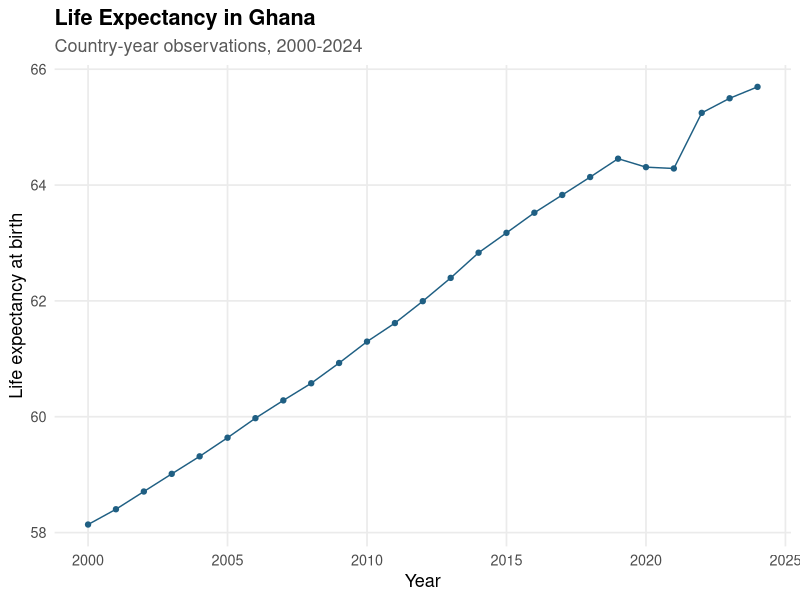
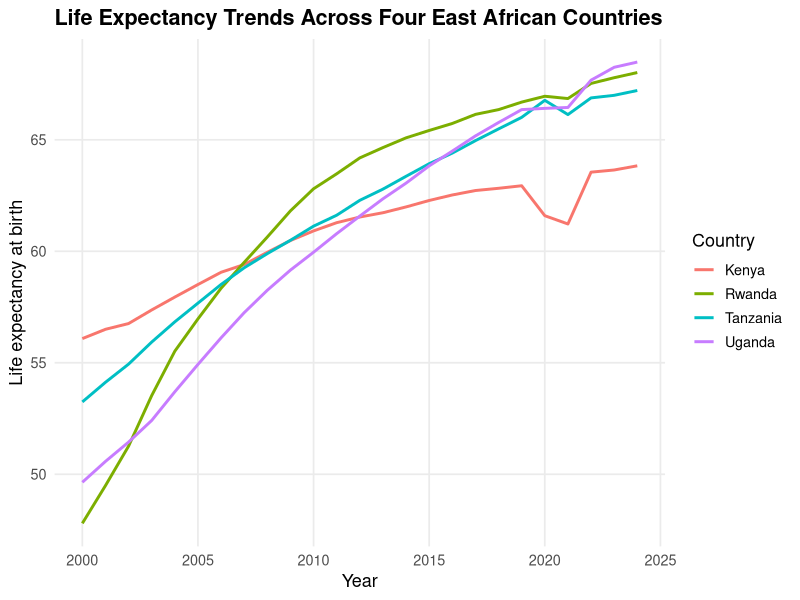
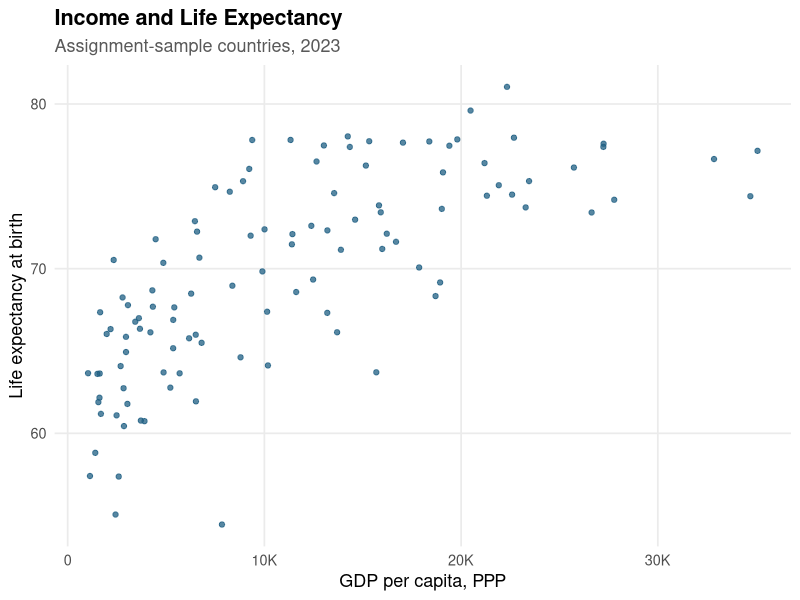
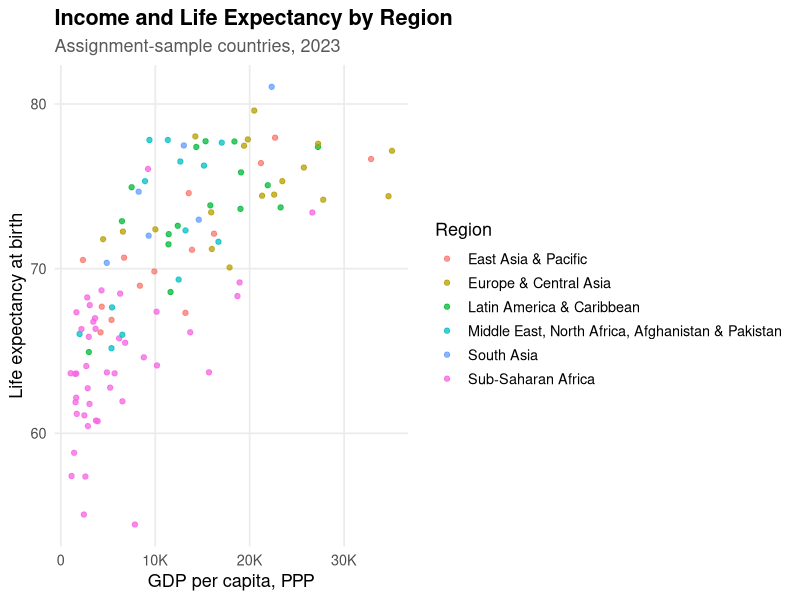
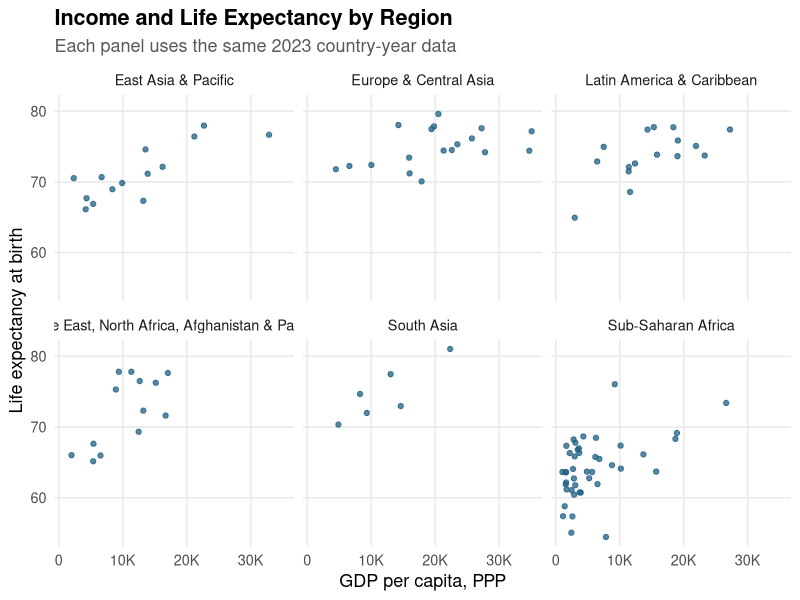
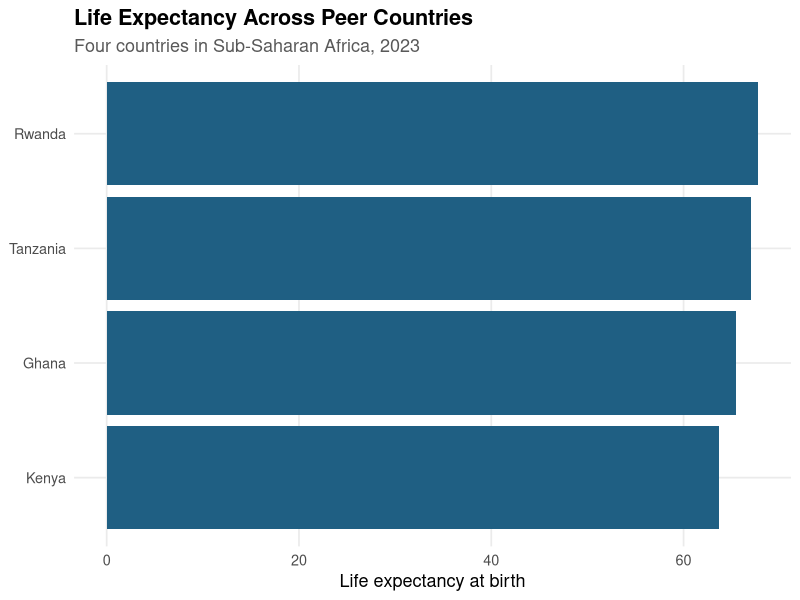

Source code (R) for these figures, in order:
## ---- chunk 1
knitr::opts_chunk$set(echo = TRUE)
## ---- chunk 2
options(repos = c(CRAN = "https://cloud.r-project.org"))

if (!requireNamespace("tidyverse", quietly = TRUE)) {
  install.packages("tidyverse")
}

library(tidyverse)

dev <- read_csv("../data/development_indicators_2026.csv")
dictionary <- read_csv("../data/development_indicators_dictionary_2026.csv")

hks_blue <- "#1F5F83"
hks_crimson <- "#A51C30"
hks_gray <- "#6B7280"

theme_set(
  theme_minimal(base_size = 13) +
    theme(
      plot.title = element_text(face = "bold"),
      plot.subtitle = element_text(color = "gray35"),
      panel.grid.minor = element_blank()
    )
)
## ---- chunk 3
ghana <- dev |>
  filter(country == "Ghana")

ghana |>
  ggplot(aes(x = year, y = life_expectancy)) +
  geom_line(color = hks_blue) +
  geom_point(color = hks_blue) +
  labs(
    x = "Year",
    y = "Life expectancy at birth",
    title = "Life Expectancy in Ghana",
    subtitle = "Country-year observations, 2000-2024"
  )
## ---- chunk 4
# Write your code here.
## ---- chunk 5
# Write your code here.
## ---- chunk 6
east_africa_peers <- dev |>
  filter(country %in% c("Kenya", "Rwanda", "Tanzania", "Uganda"))
## ---- chunk 7
east_africa_peers |>
  ggplot(aes(x = year, y = life_expectancy, color = country)) +
  geom_line(linewidth = 1) +
  labs(
    x = "Year",
    y = "Life expectancy at birth",
    color = "Country",
    title = "Life Expectancy Trends Across Four East African Countries"
  )
## ---- chunk 8
# Write your code here.
## ---- chunk 9
# Write your code here.
## ---- chunk 10
dev |>
  filter(assignment_sample == TRUE & year == 2023) |>
  ggplot(aes(x = gdp_per_capita_ppp, y = life_expectancy)) +
  geom_point(color = hks_blue, alpha = 0.75) +
  scale_x_continuous(labels = scales::label_number(scale_cut = scales::cut_short_scale())) +
  labs(
    x = "GDP per capita, PPP",
    y = "Life expectancy at birth",
    title = "Income and Life Expectancy",
    subtitle = "Assignment-sample countries, 2023"
  )
## ---- chunk 11
dev |>
  filter(assignment_sample == TRUE & year == 2023) |>
  ggplot(aes(x = gdp_per_capita_ppp, y = life_expectancy, color = region)) +
  geom_point(alpha = 0.75) +
  scale_x_continuous(labels = scales::label_number(scale_cut = scales::cut_short_scale())) +
  labs(
    x = "GDP per capita, PPP",
    y = "Life expectancy at birth",
    color = "Region",
    title = "Income and Life Expectancy by Region",
    subtitle = "Assignment-sample countries, 2023"
  )
## ---- chunk 12
dev |>
  filter(assignment_sample == TRUE & year == 2023) |>
  ggplot(aes(x = gdp_per_capita_ppp, y = life_expectancy)) +
  geom_point(color = hks_blue, alpha = 0.75) +
  scale_x_continuous(labels = scales::label_number(scale_cut = scales::cut_short_scale())) +
  facet_wrap(~region) +
  labs(
    x = "GDP per capita, PPP",
    y = "Life expectancy at birth",
    title = "Income and Life Expectancy by Region",
    subtitle = "Each panel uses the same 2023 country-year data"
  )
## ---- chunk 13
# Write your code here.
## ---- chunk 14
# Write your code here.
## ---- chunk 15
dev |>
  filter(country %in% c("Ghana", "Kenya", "Rwanda", "Tanzania") & year == 2023) |>
  ggplot(aes(x = reorder(country, life_expectancy), y = life_expectancy)) +
  geom_col(fill = hks_blue) +
  coord_flip() +
  labs(
    x = NULL,
    y = "Life expectancy at birth",
    title = "Life Expectancy Across Peer Countries",
    subtitle = "Four countries in Sub-Saharan Africa, 2023"
  )
